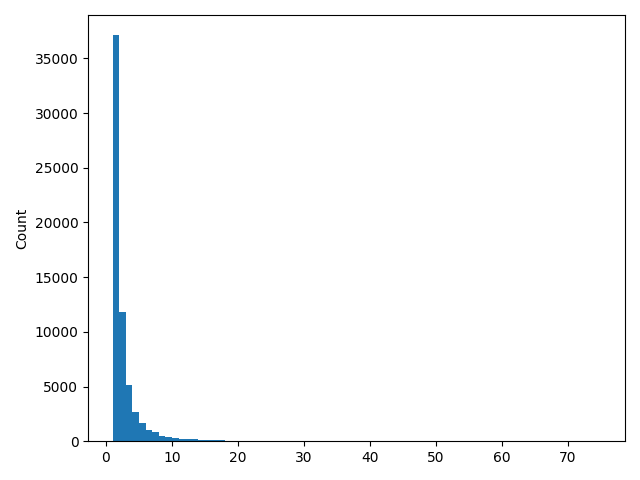

This chart was generated by the following Python code:
from nltk.corpus import wordnet
from nltk.corpus import words
import numpy as np
import matplotlib.pyplot as plt

def main():
  synset_size_list = []
  english_words = words.words()
  for word in english_words:
    synsets = wordnet.synsets(word)
    if len(synsets) > 0:
      synset_size_list.append(len(synsets))

  average = sum(synset_size_list)/len(synset_size_list)
  print(f" * count: {len(synset_size_list)}")
  print(f" * average: {average}")

  variance = np.var(synset_size_list)
  print(f" * variance: {variance}")
  print(f" * std: {np.sqrt(variance)}")

  binwidth = 1
  plt.hist(synset_size_list, bins=np.arange(min(synset_size_list), max(synset_size_list) + binwidth, binwidth))
  plt.ylabel('Count')
  plt.show()

if __name__ == '__main__': 
  main()
